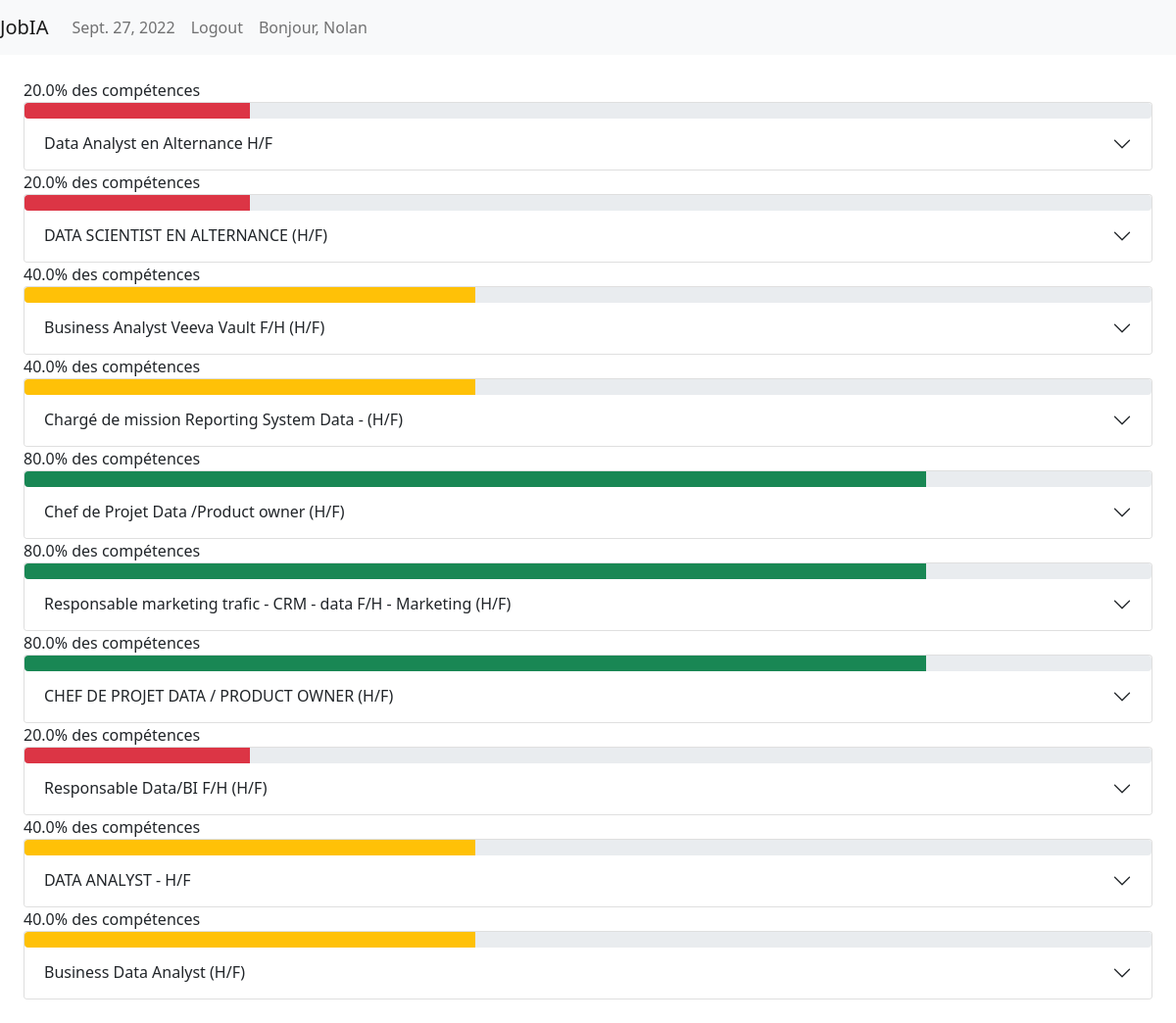
The app's page /homepage (signed in) with its own data.
### Dashboard/models.py (models this page shows)
class Offres_emploi(models.Model):
    intitule = models.CharField(max_length=100)
    lieu = models.CharField(max_length=100)
    date = models.CharField(max_length=100)
    nom_entreprise = models.CharField(max_length=100)
    description = models.CharField(max_length=100)
    lien = models.CharField(max_length=100)
    mots_clefs = models.CharField(max_length=200)

### Dashboard/views.py (the view)
# urls.py: path("homepage", views.home_page, name="home"),
def home_page(request):
    template = loader.get_template("dashboard/homepage.html")
    user_id = ""
    context = {
        "date" : date.today(),
    }
    if request.user != None:
        user_id = request.user.id
        list_offres_a_afficher = []
        if user_id != None:
            precision = 0
            count_skill = 5
            print(count_skill)
            if int(count_skill) > 0:
                list_offres, list_precision_offres = get_offres_with_skills_and_user(user_id)
                for id in range(len(list_offres)):
                    precision = list_precision_offres[id]
                    if int(list_precision_offres[id]) > count_skill:
                        precision = count_skill
                    list_offres_a_afficher.append([list_offres[id], (int(precision)/5*100)])
                list_moins_que_trente = []
                list_plus_que_trente = []
                list_plus_que_soixante = []
                for pourcentage in list_offres_a_afficher:
                    if pourcentage[1] < 30:
                        list_moins_que_trente.append(pourcentage[1])
                    elif pourcentage[1] >= 30 and pourcentage[1] < 60:
                        list_plus_que_trente.append(pourcentage[1])
                    else:
                        list_plus_que_soixante.append(pourcentage[1])
                context = {
                    "date" : date.today(),
                    "list_offres": list_offres_a_afficher,
                    "moins_que_trente": len(list_moins_que_trente),
                    "plus_que_trente" : len(list_plus_que_trente),
                    "plus_que_soixante" : len(list_plus_que_soixante)
                }
    return HttpResponse(template.render(context, request))

### Dashboard/modules/database.py (called while the page is built)
def select_skills_id_with_user(user_id):
    conn = sqlite3.connect("db.sqlite3")
    cur = conn.cursor()
    requete = f'''SELECT skills_id FROM Dashboard_asso_user_skills WHERE Dashboard_asso_user_skills.user_id = {user_id};
    '''
    cur.execute(requete)
    response = cur.fetchall()
    cur.close()
    conn.close()
    return response

def select_offres_emploi_id_with_skills_id(skills_id):
    list_skills_id_req = []
    for id in skills_id:
        list_skills_id_req.append(id[0])
    conn = sqlite3.connect("db.sqlite3")
    cur = conn.cursor()
    requete = f'''
    SELECT precision, offres_emploi_id FROM Dashboard_asso_offres_emploi_skills
	WHERE Dashboard_asso_offres_emploi_skills.id in {tuple(list_skills_id_req)};
    '''
    cur.execute(requete)
    response = cur.fetchall()
    cur.close()
    conn.close()
    return response

def select_offres_emploi_with_id(offres_emploi_id_with_precision):
    list_offres_emploi_id_req = []
    list_precision_offres = []
    for offre_precision in offres_emploi_id_with_precision:
        list_precision_offres.append(offre_precision[0])
        list_offres_emploi_id_req.append(offre_precision[1])
    conn = sqlite3.connect("db.sqlite3")
    cur = conn.cursor()
    requete = f'''
    SELECT * from Dashboard_offres_emploi
	WHERE Dashboard_offres_emploi.id in {tuple(list_offres_emploi_id_req)};
    '''
    cur.execute(requete)
    list_offres_emploi = cur.fetchall()
    cur.close()
    conn.close()
    return list_offres_emploi, list_precision_offres

def get_offres_with_skills_and_user(user_id):
    if user_id != None:
        skills_id = select_skills_id_with_user(user_id)
        offre_emploi_id_with_precision = select_offres_emploi_id_with_skills_id(skills_id)
        list_offres_emploi, list_precision = select_offres_emploi_with_id(offre_emploi_id_with_precision)
        return list_offres_emploi, list_precision
    return ()

### Dashboard/templates/dashboard/homepage.html (shortened to what this page needs)
{% extends "base.html" %}
{% block content %}
<div class="m-4">
    {% for offres in list_offres %}
    {{offres.1}}% des compétences
    <div class="accordion" id="myAccordion{{offres.0.0}}">
        <div class="accordion-item">
            <h2 class="accordion-header" id="headingOne">
                {% if offres.1 < 30 %}
                    <div class="progress">
                        <div class="progress-bar bg-danger" role="progressbar" style="width: {{offres.1}}%" aria-valuenow="{{offres.1}}" aria-valuemin="0" aria-valuemax="100"></div>
                    </div>
                {% endif %}
                {% if offres.1 < 60 and offres.1 >= 30%}
                    <div class="progress">
                        <div class="progress-bar bg-warning" role="progressbar" style="width: {{offres.1}}%" aria-valuenow="{{offres.1}}" aria-valuemin="0" aria-valuemax="100"></div>
                    </div>
                {% endif %}
                {% if offres.1 > 60%}
                    <div class="progress">
                        <div class="progress-bar bg-success" role="progressbar" style="width: {{offres.1}}%" aria-valuenow="{{offres.1}}" aria-valuemin="0" aria-valuemax="100"></div>
                    </div>
                {% endif %}
                <button type="button" class="accordion-button collapsed" data-bs-toggle="collapse" data-bs-target="#collapseOne{{offres.0.0}}">{{offres.0.1}}</button>
            </h2>
        </div>
    </div>
    {% endfor %}
</div>
{% endblock %}

### Dashboard/templates/base.html (shortened to what this page needs)
<!DOCTYPE html>
<head>
    <link href="https://cdn.jsdelivr.net/npm/bootstrap@5.0.2/dist/css/bootstrap.min.css" rel="stylesheet">
</head>
<body>
  <nav class="navbar navbar-expand-lg navbar-light bg-light">
    <a class="navbar-brand" href="/homepage">JobIA</a>
    <div class="collapse navbar-collapse" id="navbarText">
      <ul class="navbar-nav mr-auto">
        <li class="nav-item">
          <a class="nav-link" > {{ date }} </a>
        </li>
        {% if user.is_authenticated %}
        <li class="nav-item">
          <a class="nav-link" href="/logout">Logout</a>
        </li>
        <li class="nav-item">
          <a class="nav-link" >Bonjour, {{user.username}}</a>
        </li>
        {% else %}
        <li class="nav-item">
          <a class="nav-link" href="/login">Login</a>
        </li>
        {% endif %}
      </ul>
    </div>
  </nav>
    {% block content %}
    {% endblock content %}
<body>

### records on screen
Offres_emploi: offres "20.0", intitule "Data Analyst en Alternance H/F"
Offres_emploi: offres "20.0", intitule "DATA SCIENTIST EN ALTERNANCE (H/F)"
Offres_emploi: offres "40.0", intitule "Business Analyst Veeva Vault F/H (H/F)"
Offres_emploi: offres "40.0", intitule "Chargé de mission Reporting System Data - (H/F)"
Offres_emploi: offres "80.0", intitule "Chef de Projet Data /Product owner (H/F)"
Offres_emploi: offres "80.0", intitule "Responsable marketing trafic - CRM - data F/H - Marketing (H/F)"
Offres_emploi: offres "80.0", intitule "CHEF DE PROJET DATA / PRODUCT OWNER (H/F)"
Offres_emploi: offres "20.0", intitule "Responsable Data/BI F/H (H/F)"
Offres_emploi: offres "40.0", intitule "DATA ANALYST - H/F"

### other values on screen
{{ user.username }} "Nolan"
{{ offres.1 }} "40.0"
{{ offres.0.1 }} "Business Data Analyst (H/F)"
